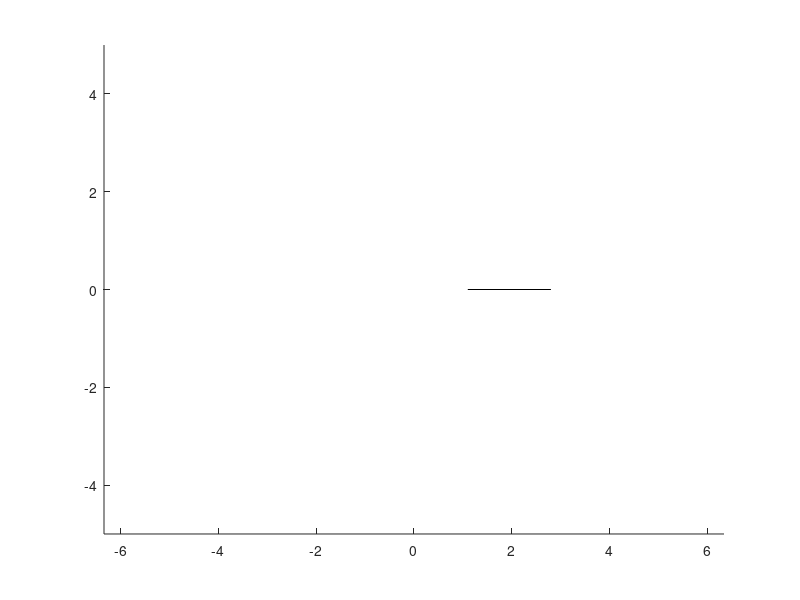

The MATLAB script that drew this image: (Note: this script raises an error after producing the figure.)
% arrow_test02.m

% 矢印用のローカル関数の利用例の図を作成

clear
close all

% 多画面の figure を準備
% [hax,hsp,h_number] = make_axes_tidily ...
%                      ('A4','land',[2 3],[85 85/1.2679],[30 27 15 10]);
% delete(h_number)

% =============================================
% 二次元矢印（ plot_arrow2d() の直線への適用 ）

%axes(hax(1));
figure(1);
axis equal
axis([[-1 1]*12.68 [-1 1]*10]/2);
hold on

% 放射光
p0=[-1.4 0];     % 放射の中心座標
Lo=4.2;          % 放射光の上限枠
Li=2.5;          % 　〃　の下限枠
k=tan(30*pi/180);
Kx=[1  1  k  0 -k -1 -1 -1 -k  0  k  1];  % 放射光の向き
Ky=[0  k  1  1  1  k  0 -k -1 -1 -1 -k];
Cr=[0 4 0 0 0 4 3 0 4 0 0 0]/4;           % 私製カラーマップ
Cg=[0 0 3 0 4 0 3 0 0 3 0 4]/4;
Cb=[0 0 0 4 4 4 0 0 0 0 4 4]/4;
xi=Li*Kx+p0(1);  % 放射光の根元の座標
yi=Li*Ky+p0(2);
xo=Lo*Kx+p0(1);  % 放射光の先端の座標
yo=Lo*Ky+p0(2);
for n=1:length(Kx)
  plot([xi(n) xo(n)],[yi(n) yo(n)],'k');  % 主軸の線
  % 矢印のＶ字
  hv=plot_arrow2d([xi(n) yi(n)],[xo(n) yo(n)],10+80*n/12,1);
  hv.LineWidth=0.5+3*n/12;
  hv.Color=[Cr(n) Cg(n) Cb(n)];
end

% 曲尺セット
xl=linspace(-1.8,1.8,6)+p0(1);
yl=linspace(-1.8,1.8,6)+p0(2);
plot(xl,yl,'k');
for n=1:length(xl)-1
  % 矢印のＶ字
  hv=plot_arrow2d([xl(n) yl(n)],[xl(n+1) yl(n+1)],90,3.6*n/5);
  hv.LineWidth=0.5+3*n/5;
  hv.Color=[Cr(n) Cg(n) Cb(n)];
end

% ブラシ
yl=linspace(-3.5,3.5,21);
xl=4.5+0*yl;
plot(xl,yl,'k');
for n=1:length(xl)-2
  % 矢印のＶ字
  hv=plot_arrow2d([xl(n) yl(n)],[xl(n+1) yl(n+1)],360*n/20,1.2);
  hv.LineWidth=1;
  hv.Color=[Cr(mod(n-1,12)+1) Cg(mod(n-1,12)+1) Cb(mod(n-1,12)+1)];
end
title('Ａ　　二次元矢印（直線に適用）','FontSize',13);

% =============================================
% 二次元矢印（ plot_arrow2d() の曲線への適用 ）

%axes(hax(2));
figure(2);
axis equal
axis([-6.35 6.35 -5 5]);
hold on

% 直線Ｖ字の表現力の限界を例示
ceny=linspace(-6.3,1,7);
R=3;
th=linspace(pi/4,pi/2,16);
for n=1:length(ceny)
  x=R*cos(th)-5.5; y=R*sin(th)+ceny(n);
  plot(x,y,'k','LineWidth',0.5);
  % 矢印のＶ字
  hv=plot_arrow2d([x(end-n) y(end-n)],[x(end) y(end)],30,1);
  hv.LineWidth=1.5;
  hv.Color='#aaa';
end

% 円弧Ｖ字の有用性を例示
p0=[1.5 0];
R=[2:4];
%th=linspace(0,2*pi/5,20);
th=linspace(0,2*pi/5,60);
for n=1:length(R);
  for m=1:4
    % 円弧
    x=R(n)*cos(th+(m-1)*pi/2)+p0(1);
    y=R(n)*sin(th+(m-1)*pi/2)+p0(2);
    plot(x,y,'k');
    % 矢印のＶ字
    ha=plot_arrow2d([x(end-1) y(end-1)],[x(end) y(end)],30,1,R(n));
    ha.LineWidth=1.5;
    ha.Color=[Cr(n+1) Cg(n+1) Cb(n+1)];
    hb=plot_arrow2d([x(2) y(2)],[x(1) y(1)],30,1,-R(n));
    hb.LineWidth=1.5;
    hb.Color=[Cr(n+1) Cg(n+1) Cb(n+1)];
  end
end
title('Ｂ　　二次元矢印（曲線に適用）','FontSize',13);

% =============================================
% 二次元矢印（ annotation の利用 ）

%axes(hax(3));
figure(3);

% 往復電線路周りの磁界
x=[-10:2:10];
y=[-8:2:8];
[X,Y]=meshgrid(x,y);
d=8;
U1=Y.*(1./((X-d/2).^2+Y.^2));
V1=-(X-d/2)./((X-d/2).^2+Y.^2);
U2=-Y.*(1./((X+d/2).^2+Y.^2));
V2=(X+d/2)./((X+d/2).^2+Y.^2);
U=U1+U2; V=V1+V2;   % 磁界のベクトル
L=sqrt(U.^2+V.^2);  % 磁界の強さ
U0=U./L; V0=V./L;   % 磁界の向きの単位ベクトル

% 磁界の強さの諧調分け（カラーマップ用のインデックス nc）
Lmax=max(max(L));
Lmin=min(min(L));
nc=floor(63.99*(L-Lmin)/(Lmax-Lmin))+1;

% 矢印の回転の中心点を軸の根元から軸の中央に変更
r=0.8;              % 矢印の長さの半分
A=atan2(V,U);       % 磁界ベクトルの傾き角度
X1=X+r*cos(A+pi);   % 磁界ベクトルの根元の座標
Y1=Y+r*sin(A+pi);
X2=X+r*cos(A);      % 磁界ベクトルの先端の座標
Y2=Y+r*sin(A);

axis equal
axis([[-9 9]*1.2679 [-9 9]]);
hold on
cmap=jet;           % カラーマップとして jet を使用
for l=1:size(X,1)
  for c=1:size(X,2)
    % axes の axis 座標から figure の normalized 座標に変換
    [x1_2,y1_2]=axe2fig(gca,[X1(l,c) X2(l,c)],[Y1(l,c) Y2(l,c)]);
    if ~(isnan(x1_2) | isnan(y1_2))
      annotation('arrow',x1_2,y1_2,'LineWidth',1, ...
                                        'Color',cmap(nc(l,c),:));
    end
  end
end
text(4,0,'$$\otimes$$','FontSize',16,'Interpreter','latex', ...
     'HorizontalAlign','center','VerticalAlign','middle');
text(-4,0,'$$\odot$$','FontSize',16,'Interpreter','latex', ...
     'HorizontalAlign','center','VerticalAlign','middle');
title('Ｃ　　二次元矢印（annotation の利用）','FontSize',13);

% =============================================
% 三次元矢印（ plot_arrow3d() の直線への適用 ）

%axes(hax(4));
figure(4);
axis equal
axis([0 6 0 10 0 6]);
hold on

p1=[5 0 0];
p2=[0 9 0];
p3=[0 0 5];
fill3([p1(1) p2(1) p3(1)], ...
      [p1(2) p2(2) p3(2)], ...
      [p1(3) p2(3) p3(3)],[1 1 1]*0.95);

% ３点の座標から平面の式を求める
[a,b,c,d]=find_plane_const(p1,p2,p3);
nor=[a b c];
q1=[3 0.5];
q2=[3 3];
q3=[0.5 3];
q1=[q1 -(dot(q1,[a b])+d)/c];
q2=[q2 -(dot(q2,[a b])+d)/c];
q3=[q3 -(dot(q3,[a b])+d)/c];
q4=q1+(q2-q1)+(q3-q1);

% 主軸の描画
plot3([q1(1) q2(1)],[q1(2) q2(2)],[q1(3) q2(3)],'r','LineWidth',1.5)
% Ｖ字の描画
h=plot_arrow3d(q1,q2,40,1,nor);
h.Color='r';
h.LineWidth=1.5;

plot3([q1(1) q3(1)],[q1(2) q3(2)],[q1(3) q3(3)], ...
                                     'Color','#0a0','LineWidth',1.5)
h=plot_arrow3d(q1,q3,40,1,nor);
h.Color='#0a0';
h.LineWidth=1.5;
plot3([q1(1) q4(1)],[q1(2) q4(2)],[q1(3) q4(3)],'b','LineWidth',1.5)
h=plot_arrow3d(q1,q4,40,1,nor);
h.Color='b';
h.LineWidth=1.5;
plot3([q2(1) q4(1)],[q2(2) q4(2)],[q2(3) q4(3)],'k');
plot3([q3(1) q4(1)],[q3(2) q4(2)],[q3(3) q4(3)],'k');
r1=[5 9 0];
r2=[5 3 0];
r3=[1 9 0];
r4=[5 0 5];
r5=[1 0 5];
r6=[5 0 1];
r7=[0 9 5];
r8=[0 2 5];
r9=[0 9 1];

% 主軸の描画
plot3([r1(1) r2(1)],[r1(2) r2(2)],[r1(3) r2(3)],'r','LineWidth',1.5);
% Ｖ字の描画
h=plot_arrow3d(r1,r2,40,1,[0 0 1]);
h.Color='r';
h.LineWidth=1.5;

plot3([r1(1) r3(1)],[r1(2) r3(2)],[r1(3) r3(3)],'r','LineWidth',1.5);
h=plot_arrow3d(r1,r3,40,1,[0 0 1]);
h.Color='r';
h.LineWidth=1.5;
plot3([r4(1) r5(1)],[r4(2) r5(2)],[r4(3) r5(3)], ...
                                     'Color','#0a0','LineWidth',1.5);
h=plot_arrow3d(r4,r5,40,1,[0 1 0]);
h.Color='#0a0';
h.LineWidth=1.5;
plot3([r4(1) r6(1)],[r4(2) r6(2)],[r4(3) r6(3)], ...
                                     'Color','#0a0','LineWidth',1.5);
h=plot_arrow3d(r4,r6,40,1,[0 1 0]);
h.Color='#0a0';
h.LineWidth=1.5;
plot3([r7(1) r8(1)],[r7(2) r8(2)],[r7(3) r8(3)],'b','LineWidth',1.5);
h=plot_arrow3d(r7,r8,40,1,[1 0 0]);
h.Color='b';
h.LineWidth=1.5;
plot3([r7(1) r9(1)],[r7(2) r9(2)],[r7(3) r9(3)],'b','LineWidth',1.5);
h=plot_arrow3d(r7,r9,40,1,[1 0 0]);
h.Color='b';
h.LineWidth=1.5;

grid on
view([138 17]);
xlabel('x');
ylabel('y');
zlabel('z');
ax=gca;
ax.CameraViewAngle=7.7;       % 図を大きめに拡大
title('Ｄ　　三次元矢印（直線に適用）','FontSize',13);

% =============================================
% 三次元矢印（ plot_arrow3d() の曲線への適用１ ）

%axes(hax(5));
figure(5);
axis equal
axis([0 6 0 10 0 6]);
hold on

% 螺旋
R=2.5;
th=linspace(0,4*2*pi,4*72+1);
x=R*cos(th)+3;
y=9*th/(th(end));
z=R*sin(th)+3;
plot3(x,y,z,'k')

for n=8:6:length(th)-1
  % Ｖ字の描画
  h=plot_arrow3d([x(n) y(n) z(n)],[x(n+2) y(n+2) z(n+2)], ...
                               60,0.6,[cos(th(n+1)) 0 sin(th(n+1))]);
  h.LineWidth=1.5;
  h.Color='b';
end
grid on
view([138 17]);
xlabel('x');
ylabel('y');
zlabel('z');
ax=gca;
ax.CameraViewAngle=7.7;       % 図を大きめに拡大
text(0,-1.5,5.2,'　　　　Ｖ字の描画面 = 円筒面','FontSize',10);
title('Ｅ　　三次元矢印（曲線に適用）','FontSize',13);

% =============================================
% 三次元矢印（ plot_arrow3d() の曲線への適用２ ）

%axes(hax(6));
figure(6);
axis equal
axis([0 6 0 10 0 6]);
hold on

% 螺旋
R=2.5;
th=linspace(0,4*2*pi,4*72+1);
x=R*cos(th)+3;
y=9*th/(th(end));
z=R*sin(th)+3;
plot3(x,y,z,'k')

for n=8:6:length(th)-1
  % Ｖ字描画面（螺旋面）の法線の取得
  [a,b,c,~]=find_plane_const([x(n) y(n) z(n)], ...
                                [x(n+1) y(n+1) z(n+1)],[3 y(n+1) 3]);
  % Ｖ字の描画
  h=plot_arrow3d([x(n) y(n) z(n)],[x(n+1) y(n+1) z(n+1)], ...
                                             60,0.6,-[a b c],-2.5,3);
  h.LineWidth=1.5;
  h.Color='b';
end
grid on
view([138 17]);
xlabel('x');
ylabel('y');
zlabel('z');
ax=gca;
ax.CameraViewAngle=7.7;
text(0,-1.5,5.2,'　　　　Ｖ字の描画面 = 螺旋面','FontSize',10);
title('Ｆ　　三次元矢印（曲線に適用）','FontSize',13);

% ===============================
% ■■■　ローカル関数群 　■■■
% ===============================

% ========================================================
% ========================================================
% 矢印の頭のＶ字の描画（二次元グラフ用。１コマンドで多Ｖ字処理可能）
function [h_arw]=plot_arrow2d(xy1,xy2,ang,leng,rad,rev)

  % 【入力】
  % 　　xy1    :　主軸上に存在する任意の１点のx,y座標（n行２列の行列）
  % 　　　　　　　　n: １コマンドで同時に描くＶ字の個数
  % 　　xy2    :　矢印の先端のx,y座標（n行２列の行列）
  % 　　ang    :　Ｖ字の両翼間の開き角度[度]
  % 　　leng   :　Ｖ字の両翼の長さ
  % 【入力(任意)】
  % 　　rad    :　主軸の曲率半径（+/- : 左/右へ曲がるカーブ）
  % 　　rev    :　Ｖ字中心線の傾き角度の補正量[度]（rev>0）
  % 【出力】
  % 　　h_arw  :　描かれたＶ字図形のハンドル（n行１列のLine配列）

  ang=ang*pi/180;

  if nargin>=5       % 曲率半径 rad の入力があったときの処理。
    if nargin==6     % さらに、Ｖ字の傾き角度の補正を指示されたとき。
      threv=sign(rad)*rev*pi/180;
    else
      threv=0;
    end
    th0=atan2(xy2(:,2)-xy1(:,2), ...
              xy2(:,1)-xy1(:,1))+sign(rad)*pi/2+threv;
    R=abs(rad);
    cen1=R*[cos(th0-ang/2) sin(th0-ang/2)]+xy2;  % 円弧１の中心座標
    cen2=R*[cos(th0+ang/2) sin(th0+ang/2)]+xy2;  % 円弧２の中心座標
    th=linspace(0,leng/rad,5);                   % 弧長バラメータ/半径
    x1=R*cos(-pi+th0-ang/2-fliplr(th))+cen1(1);  % 円弧１の折線座標
    y1=R*sin(-pi+th0-ang/2-fliplr(th))+cen1(2);
    x2=R*cos(-pi+th0+ang/2-th)+cen2(1);          % 円弧２の折線座標
    y2=R*sin(-pi+th0+ang/2-th)+cen2(2);
    x=[x1 x2]; y=[y1 y2];
    h_arw=plot(x,y,'k');
  else             % 曲率半径 rad の入力が無いときの処理
    th0=atan2(xy2(:,2)-xy1(:,2),xy2(:,1)-xy1(:,1))+pi;
    x0=xy2(:,1); y0=xy2(:,2);
    x1=leng*cos(th0-ang/2)+x0; y1=leng*sin(th0-ang/2)+y0;
    x2=leng*cos(th0+ang/2)+x0; y2=leng*sin(th0+ang/2)+y0;
    h_arw=plot([x1 x0 x2]',[y1 y0 y2]','k');
  end
end

% ========================================================
% ========================================================
% 矢印の頭のＶ字の描画（三次元グラフ用。
% 　　　　　　　　　　　１コマンドで処理できるＶ字は１つのみ）
function [h_arw]=plot_arrow3d(xyz1,xyz2,ang,leng,nor,rad,rev)

  % 【入力】
  % 　　xyz1   :　主軸上に存在する任意の１点のx,y,z座標
  % 　　　　　　　　　　　　　　　　　 （３要素の行ベクトル）
  % 　　xyz2   :　矢印の先端のx,y,z座標（３要素の行ベクトル）
  % 　　ang    :　Ｖ字の両翼間の角度[度]
  % 　　leng   :　Ｖ字の両翼の長さ
  % 　　nor    :　Ｖ字描画面の法線のx,y,z座標（３要素の行ベクトル）
  % 【入力(任意)】
  % 　　rad    :　主軸の曲率半径
  % 　　　　　　　　　　（+/- : 法線側から見て左/右へ曲がるカーブ）
  % 　　rev    :　Ｖ字中心線の傾き角度の補正量[度]（rev>0）
  % 【出力】
  % 　　h_arw  :　描かれたＶ字図形のハンドル

  ang=ang*pi/180;

  nor_a=(xyz2-xyz1)/norm(xyz2-xyz1);   % 主軸方向の単位ベクトル

  % ===================
  % 回転前のＶ字の原図（xy面上で先端を[0 0]に置いてy軸の正方向向き）
  if nargin>=6       % 曲率半径 rad の入力があったときの処理。
    if nargin==7     % さらに、Ｖ字の傾き角度の補正を指示されたとき。
      threv=sign(rad)*rev*pi/180;
    else
      threv=0;
    end
    th0=sign(rad)*pi/2+pi/2+threv;
    R=abs(rad);
    cen1=R*[cos(th0-ang/2) sin(th0-ang/2)];      % 円弧１の中心座標
    cen2=R*[cos(th0+ang/2) sin(th0+ang/2)];      % 円弧２の中心座標
    th=linspace(0,leng/rad,5);                   % 弧長バラメータ/半径
    x1=R*cos(-pi+th0-ang/2-fliplr(th))+cen1(1);  % 円弧１の折線座標
    y1=R*sin(-pi+th0-ang/2-fliplr(th))+cen1(2);
    x2=R*cos(-pi+th0+ang/2-th)+cen2(1);          % 円弧２の折線座標
    y2=R*sin(-pi+th0+ang/2-th)+cen2(2);
    x=[x1 x2]; y=[y1 y2]; z=x*0;
  else             % 曲率半径 rad の入力が無いときの処理
    x=[-1 0 1]*leng*sin(ang/2);
    y=-[1 0 1]*leng*cos(ang/2);
    z=x*0;
  end
  nor_z=[0 0 1];  % Ｖ字の原図面の法線 [0 0 1]

  % ===================
  % １回目の回転

  if norm(nor_z-nor)<1e-6    % 【両法線ベクトルが殆ど一致しているとき】
    p2=[x;y;z]';                % 点群を縦方向に並べ替え
    nor_t=[0 1 0];              % Ｖ字の主軸方向のベクトル（+y方向）
  elseif norm(nor_z+nor)<1e-6   % 【両法線ベクトルが逆向きで殆ど相殺】
    p2=[x;-y;z]';               % yだけを反転し点群を縦方向に並べ替え
    nor_t=[0 -1 0];             % Ｖ字の主軸方向のベクトル（-y方向）
  else                       % 【両法線ベクトル間に有意差があるとき】
    % 法線 nor_z を指定法線 nor に一致させるための回転中心軸と
    % 　　　　　回転角度を求める。スカラー積(sp)の正負で処理を分ける。
    sp=dot(nor_z,nor);          % 両ベクトルの角度差が90°以下で正。
    if sp>=0     % 90°以下
      axrot=cross(nor_z,nor);   % 両者の外積をとり、回転中心軸を得る。
      angrot=asin(norm(axrot));      % 一致させるために回転すべき角度。
    else         % 90°超
      axrot=cross(nor_z,-nor);  % 回転中心軸をsp>=0のときとは逆向きに。
      angrot=asin(norm(axrot))+pi;   % 一致させるために回転すべき角度。
    end
    % Ｖ字の原図を回転（主軸上の情報も１点だけ付加）
    p2=rot_points_3d([0 0 0],axrot,[[0 -1 0];[x;y;z]'],angrot);
    nor_t=[0 0 0]-p2(1,:);      % 回転後のＶ字の主軸方向のベクトル
    nor_t=nor_t/norm(nor_t) ;   % 同上の単位ベクトル化
    p2(1,:)=[];                 % 用済みの付加主軸情報を削除
  end

  % ===================
  % ２回目の回転

  % nor_a ベクトルの【１回目の回転後の描画面】への投影ベクトルを
  % 　単位化したベクトル nor_b を求める。
  % ローカル関数の呼び出し
  [x2,y2,z2,~]=intsec_Plane_and_PerpLine(nor(1),nor(2),nor(3),0, ...
                                         nor_a(1),nor_a(2),nor_a(3));
  nor_b=[x2 y2 z2]/norm([x2 y2 z2]);

  if norm(nor_t-nor_b)<1e-6    % 【両主軸方向単位ベクトルが殆ど一致】
    p2=p2;    % 何もせず
  elseif norm(nor_t+nor_b)<1e-6    % 【両主軸方向単位ベクトルが
                                                 % 逆向きで殆ど相殺】
    p2=-p2;   % ベクトルを反転
  else               % 【両主軸方向単位ベクトル間に有意差があるとき】
    % nor_t をnor_b に一致させるための回転中心軸と回転角度を
    % 　求める。スカラー積(sp)の正負で処理を分ける。
    sp=dot(nor_t,nor_b);         % 両ベクトルの角度差が90°以下で正。
    if sp>=0     % 90°以下
      axrot=cross(nor_t,nor_b);  % 両者の外積をとり、回転中心軸を得る。
      angrot=asin(norm(axrot));  % 一致させるために回転すべき角度。
    else         % 90°超
      axrot=cross(nor_t,-nor_b); % 回転中心軸をsp>=0のときとは逆向きに。
      angrot=asin(norm(axrot))+pi;   % 一致させるために回転すべき角度。
    end

    p2=rot_points_3d([0 0 0],axrot,p2,angrot);
  end

  p2=p2+xyz2;                   % Ｖ字の頂点を指定点まで平行移動

  % Ｖ字の描画
  h_arw=plot3(p2(:,1),p2(:,2),p2(:,3),'k');
end

% ========================================================
% ========================================================
% 多点群を一括して三次元回転させる関数

function [p2]=rot_points_3d(v00,v0,p1,ang)

  %【入力】
  % v00:  回転軸ベクトルの始点の座標（１行３列の行ベクトル）
  % v0:   回転軸ベクトルの向き
  %       　（１行３列の行ベクトル。単位化されていなくても可）
  % p1:   回転される前の点群の座標（多行３列の行列）
  % ang:  回転角[rad]（ v0の右ねじ方向が正。スカラー）
  % 
  %【出力】
  % p2:   回転された後の点群の座標（多行３列の行列）

  p1t=p1';         % 点群の座標を転置して３行多列化。
  nn=v0/norm(v0);  % 回転軸ベクトルの単位化
  n1=nn(1); n2=nn(2); n3=nn(3);  % 回転軸ベクトルのx,y,z成分
  sa=sin(ang);
  ca=cos(ang);
  ca1=1-ca;        % 1-cos(ang)
  % ロドリゲスの三次元回転行列
  R=[n1^2*ca1+ca       n1*n2*ca1-n3*sa  n3*n1*ca1+n2*sa
     n1*n2*ca1+n3*sa   n2^2*ca1+ca      n2*n3*ca1-n1*sa
     n3*n1*ca1-n2*sa   n2*n3*ca1+n1*sa  n3^2*ca1+ca    ];
  p1t=p1t-v00';    % 回転ベクトルの始点が原点に来るように、
                   % 　座標全体を平行移動する。
  p2t=R*p1t;       % v0を中心軸にして点群を回転させる。
  p2t=p2t+v00';    % 回転前に行った平行移動を元に戻す。
  p2=p2t';         % 転置して多行３列化したうえ、最終出力とする。
end

% ========================================================
% ========================================================
% axes の座標値を figure の normalized 単位に変換するローカル関数

function [x1_2,y1_2]=axe2fig(haxe,x1x2,y1y2)
  % 【入力】
  % 　haxe:　現在アクティブになっている axes のハンドル。
  % 　　　　 呼び出し側での引数は「gca」とすること。
  % 　x1x2:　axes 上の点の x座標群（点の数に相当する要素数の行ベクトル）
  % 　y1y2:　　　〃　　　　y　　　　　　　　　　　〃
  % 【出力】
  % 　x1_2:　x1x2 を normalized 単位に変換後の行ベクトル
  % 　y1_2:　y1y2　　　　　　　　　　〃

  ap=haxe.Position;
  al=ap(1); ab=ap(2); aw=ap(3); ah=ap(4);
  area=axis(haxe);
  xmin=area(1); xmax=area(2); ymin=area(3); ymax=area(4);
  x1_2=aw*(x1x2-xmin)/(xmax-xmin)+al;
  y1_2=ah*(y1y2-ymin)/(ymax-ymin)+ab;
end

% ========================================================
% ========================================================
% ３点の座標から それらを含む平面の式の係数を求めるローカル関数

function [a,b,c,d]=find_plane_const(xyz1,xyz2,xyz3)
  % 【入力】
  % 　xyz1,xyz2,xyz3:
  % 　　　　 ３点の座標 [x1 y1 z1],[x2 y2 z2],[x3 y3 z3]。
  % 　　　　 ３点は一直線上に並んでいないこと。
  % 【出力】
  % 　a,b,c,d:
  % 　　　　 平面の式 ax + by + cz + d = 0 の係数。
  % 　　　　 [a b c] が法線の単位ベクトルになるように正規化済。
  % 　　　　 ただし、逆向きの -[a b c] も同じく法線。意図に応じて
  % 　　　　 適切な方を選択。

  p2=xyz2-xyz1; p3=xyz3-xyz1;
  norx=cross(p2,p3);
  nor=norx/norm(norx);
  a=nor(1); b=nor(2); c=nor(3); 
  d=-dot(nor,xyz1);
end

% ========================================================
% ========================================================
% 【任意の点】から【任意の平面】への垂線が、その平面と交わる点の座標

function [x2,y2,z2,L]=intsec_Plane_and_PerpLine(a,b,c,d,x1,y1,z1)
  % 【入力】
  % 　a,b,c,d: 　平面の式 ax + by + cz + d = 0 の係数。
  % 　　　　　 　　正規化前の平面の法線は [a b c] と解釈される。
  % 　x1,y1,z1:　任意の点の座標
  % 【出力】
  % 　x2,y2,z2:　平面上にできた交点の座標
  % 　L:       　垂線の長さ（法線側のとき +、反対側のとき -）

  % 平面の式の係数の正規化
  U=[a b c d]/norm([a b c]);
  a=U(1); b=U(2); c=U(3); d=U(4); 
  % 交点の計算
  M=[1 0 0 a
     0 1 0 b
     0 0 1 c
     a b c 0];
  V=inv(M)*[x1 y1 z1 -d]';
  x2=V(1); y2=V(2); z2=V(3); L=V(4); 
end
